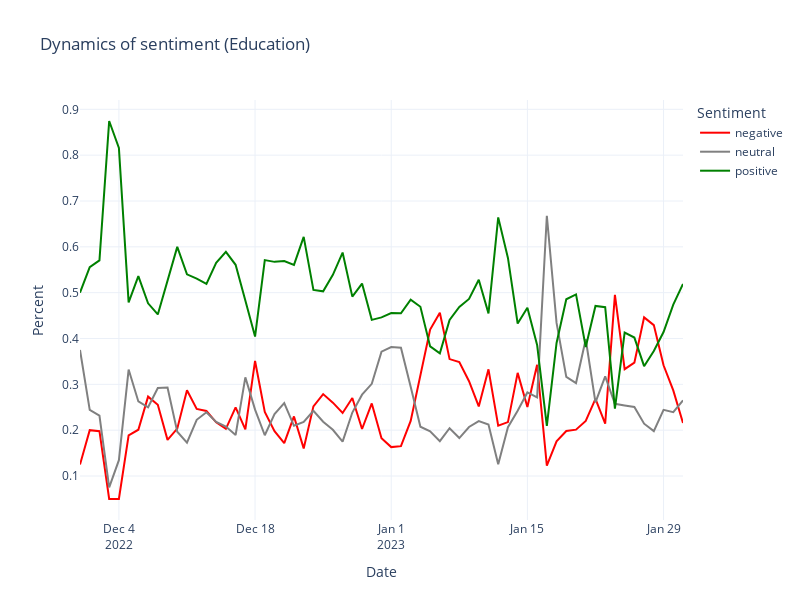

This figure's notebook cell:
### Code cell
def plot_sentiment(df, title,date_column="date"):
    sent_df = df.loc[:,[date_column,"total","score"]].groupby([date_column,"score"]).sum().reset_index()
    sent_df["perc"] = sent_df['total'] / sent_df.groupby(date_column)['total'].transform('sum')
    sent_df.columns = ["Date","Sentiment","Tweets per Day","Percent"]

    fig = px.line(sent_df, x="Date", y="Percent", title=title,color="Sentiment",
                    template="plotly_white", color_discrete_sequence=[ 'red','grey',"green"],
                    width=800, height=600)
    fig.show()

plot_sentiment(edu,date_column = "date",title="Dynamics of sentiment (Education)")
